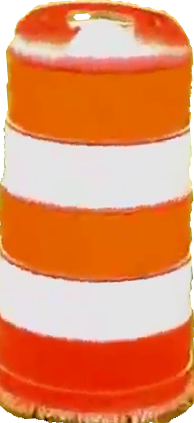
#> input picture barrel.png, 194 x 423 px, found by its file name
$ python t4.py
#> lines starting #> are read from the running program, lines starting #| are printed output that depends on the picture
import cv2
import matplotlib.pyplot as plt
import numpy as np

img=cv2.imread("barrel.png")
#> img is the input picture: shape (423, 194, 3); mean B, G, R 98.3, 142, 228.4
imghsv=cv2.cvtColor(img,cv2.COLOR_BGR2HSV)
#> imghsv: shape (423, 194, 3); mean H, S, V 29.2, 148, 228.6
vid=cv2.VideoCapture(0)
while(True):
	reg,frame=vid.read()
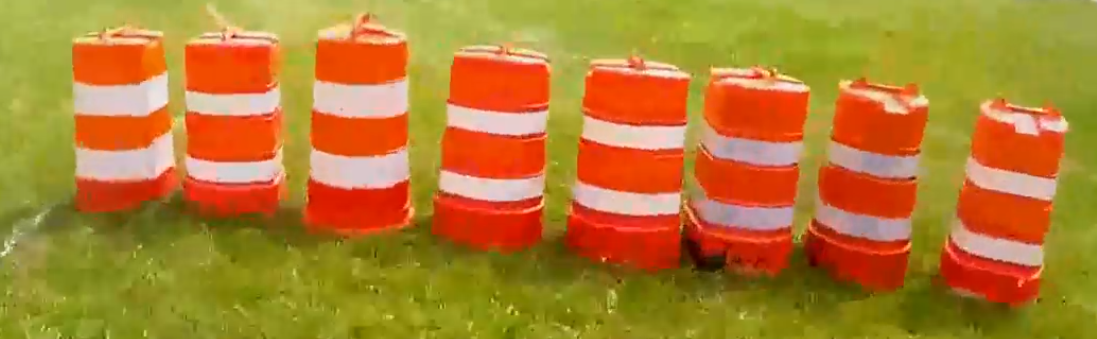
#> input picture Original.png, 1097 x 339 px, given in place of the camera
#> frame is the input picture: shape (339, 1097, 3); mean B, G, R 48.3, 126.2, 177.4
	framehsv=cv2.cvtColor(frame,cv2.COLOR_BGR2HSV)
#> framehsv: shape (339, 1097, 3); mean H, S, V 24.5, 190.2, 179.4
	hist=cv2.calcHist([framehsv],[0],None,[256],[0,256])
#> hist = 256 values, max 34668 at index 30, min 0 at index 52, mean 1452.7
	norm=np.zeros((800,800))
	histnorm=cv2.normalize(hist,norm,0,256,cv2.NORM_MINMAX)
#> histnorm = 256 values, max 256 at index 30, min 0 at index 52, mean 10.73
	res=cv2.calcBackProject([framehsv],[0],histnorm,[0,256],1)
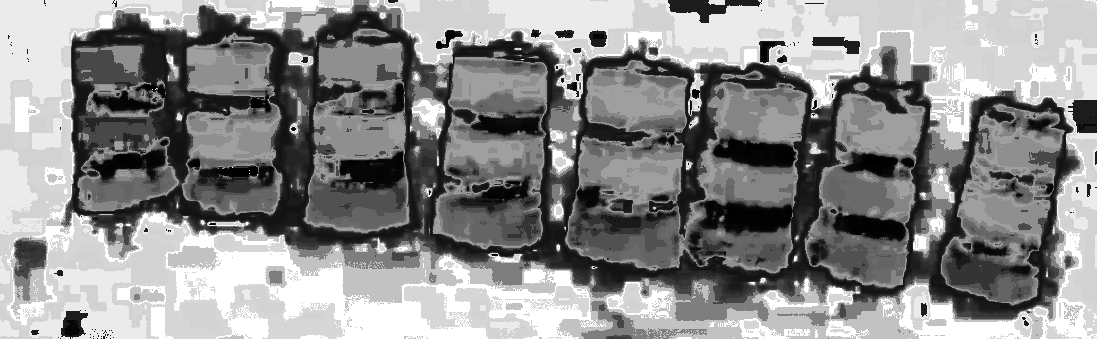
#> res: shape (339, 1097); min 0, max 255, mean 139.7
	disc = cv2.getStructuringElement(cv2.MORPH_ELLIPSE, (5,5))
	cv2.filter2D(res, -1, disc, res)
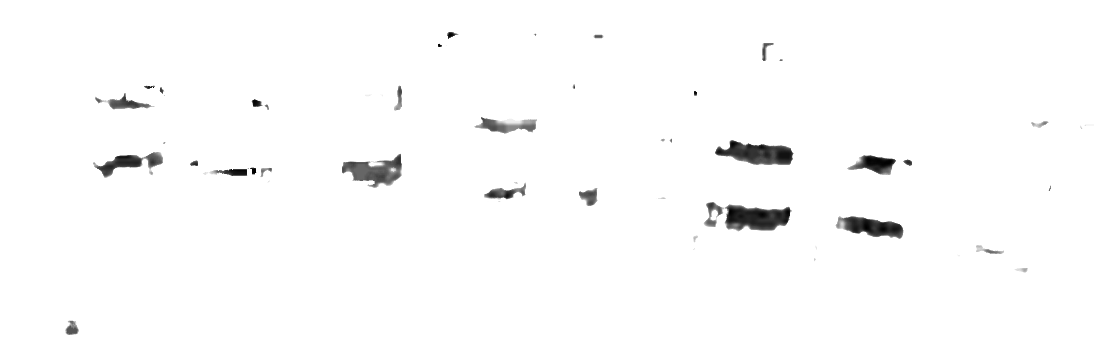
#> res: shape (339, 1097); min 0, max 255, mean 250.9
#> (the run stopped early here; a loop or call above may not have finished)
